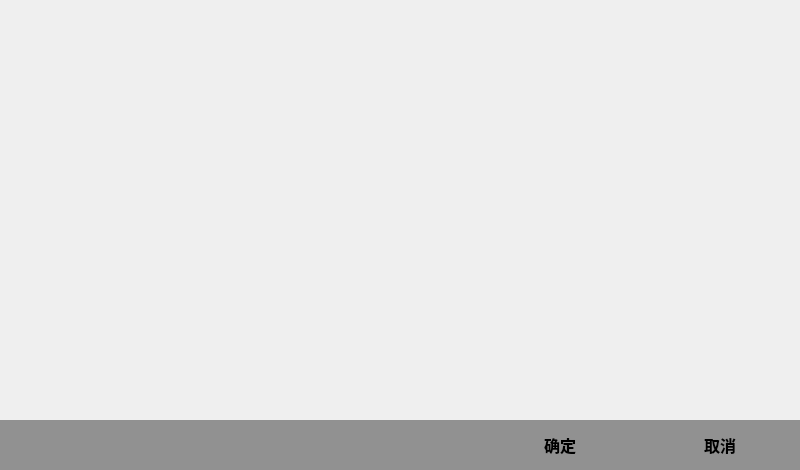
<?xml version="1.0" encoding="UTF-8"?>
<ui version="4.0">
 <class>DateTime</class>
 <widget class="QWidget" name="DateTime">
  <property name="geometry">
   <rect>
    <x>0</x>
    <y>0</y>
    <width>800</width>
    <height>470</height>
   </rect>
  </property>
  <property name="windowTitle">
   <string>Form</string>
  </property>
  <widget class="QWidget" name="widget" native="true">
   <property name="geometry">
    <rect>
     <x>0</x>
     <y>420</y>
     <width>800</width>
     <height>50</height>
    </rect>
   </property>
   <property name="styleSheet">
    <string notr="true">background-color: rgb(145, 145, 145);</string>
   </property>
   <widget class="QPushButton" name="btn_cancel">
    <property name="geometry">
     <rect>
      <x>640</x>
      <y>0</y>
      <width>160</width>
      <height>50</height>
     </rect>
    </property>
    <property name="font">
     <font>
      <pointsize>12</pointsize>
      <weight>75</weight>
      <bold>true</bold>
     </font>
    </property>
    <property name="text">
     <string>取消</string>
    </property>
    <property name="flat">
     <bool>true</bool>
    </property>
   </widget>
   <widget class="QPushButton" name="btn_ok">
    <property name="geometry">
     <rect>
      <x>480</x>
      <y>0</y>
      <width>160</width>
      <height>50</height>
     </rect>
    </property>
    <property name="font">
     <font>
      <pointsize>12</pointsize>
      <weight>75</weight>
      <bold>true</bold>
     </font>
    </property>
    <property name="text">
     <string>确定</string>
    </property>
    <property name="flat">
     <bool>true</bool>
    </property>
   </widget>
  </widget>
 </widget>
 <resources/>
 <connections/>
</ui>
